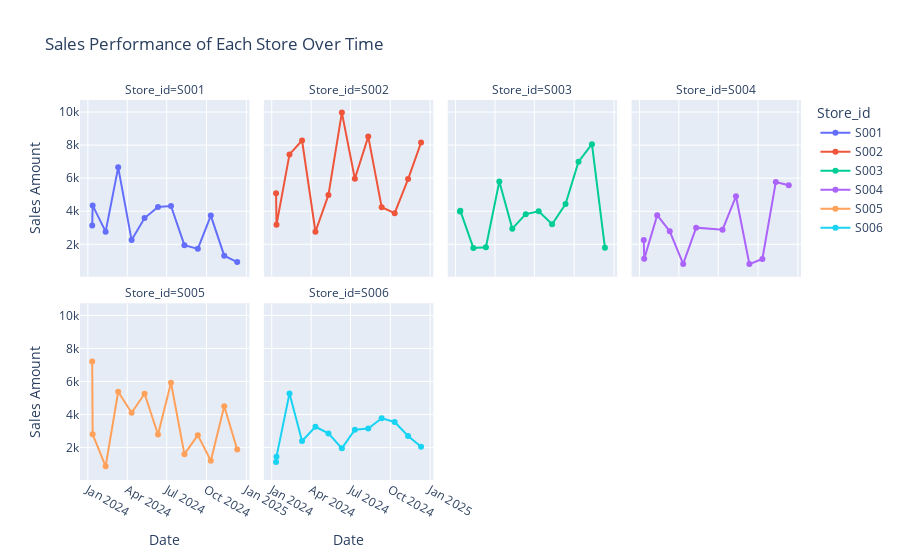

Here is the notebook cell this chart was saved with:
### Markdown cell above
Store-Level Sales Comparison Over Time (Faceted Line Plot)

### Code cell
# Ensure the Date column is in datetime format for proper plotting
df['Date'] = pd.to_datetime(df['Date'])

# Group by Date and Store ID
sales_by_date_store = df.groupby(['Date', 'Store_id']).agg({'Sales Amount': 'sum'}).reset_index()

fig = px.line(
    sales_by_date_store, x='Date', y='Sales Amount', color='Store_id',
    facet_col='Store_id', facet_col_wrap=4,
    title="Sales Performance of Each Store Over Time",
)
fig.update_traces(mode='lines+markers')
fig.show()

### Figure 1 — Plotly figure (JSON) as saved in the notebook; plotly's stock layout.template omitted (floating-point values rounded to 4 significant figures)
{"data": [{"hovertemplate": "Store_id=S001<br>Date=%{x}<br>Sales Amount=%{y}<extra></extra>", "legendgroup": "S001", "line": {"color": "#636efa", "dash": "solid"}, "marker": {"symbol": "circle"}, "mode": "lines+markers", "name": "S001", "orientation": "v", "showlegend": true, "type": "scatter", "x": ["2024-01-11T00:00:00", "2024-01-12T00:00:00", "2024-02-11T00:00:00", "2024-03-11T00:00:00", "2024-04-11T00:00:00", "2024-05-11T00:00:00", "2024-06-11T00:00:00", "2024-07-11T00:00:00", "2024-08-11T00:00:00", "2024-09-11T00:00:00", "2024-10-11T00:00:00", "2024-11-11T00:00:00", "2024-12-11T00:00:00"], "xaxis": "x5", "y": [3144.0, 4352.0, 2763.0, 6654.0, 2255.0, 3586.0, 4263.0, 4317.0, 1948.0, 1726.0, 3738.0, 1312.0, 924], "yaxis": "y5"}, {"hovertemplate": "Store_id=S002<br>Date=%{x}<br>Sales Amount=%{y}<extra></extra>", "legendgroup": "S002", "line": {"color": "#EF553B", "dash": "solid"}, "marker": {"symbol": "circle"}, "mode": "lines+markers", "name": "S002", "orientation": "v", "showlegend": true, "type": "scatter", "x": ["2024-01-11T00:00:00", "2024-01-12T00:00:00", "2024-02-11T00:00:00", "2024-03-11T00:00:00", "2024-04-11T00:00:00", "2024-05-11T00:00:00", "2024-06-11T00:00:00", "2024-07-11T00:00:00", "2024-08-11T00:00:00", "2024-09-11T00:00:00", "2024-10-11T00:00:00", "2024-11-11T00:00:00", "2024-12-11T00:00:00"], "xaxis": "x6", "y": [5092.0, 3181.0, 7439.0, 8280.0, 2759.0, 4986.0, 9968.0, 5969.0, 8514.0, 4245.0, 3883.0, 5944.0, 8153.0], "yaxis": "y6"}, {"hovertemplate": "Store_id=S003<br>Date=%{x}<br>Sales Amount=%{y}<extra></extra>", "legendgroup": "S003", "line": {"color": "#00cc96", "dash": "solid"}, "marker": {"symbol": "circle"}, "mode": "lines+markers", "name": "S003", "orientation": "v", "showlegend": true, "type": "scatter", "x": ["2024-01-11T00:00:00", "2024-01-12T00:00:00", "2024-02-11T00:00:00", "2024-03-11T00:00:00", "2024-04-11T00:00:00", "2024-05-11T00:00:00", "2024-06-11T00:00:00", "2024-07-11T00:00:00", "2024-08-11T00:00:00", "2024-09-11T00:00:00", "2024-10-11T00:00:00", "2024-11-11T00:00:00", "2024-12-11T00:00:00"], "xaxis": "x7", "y": [3980.0, 4027.0, 1783.0, 1819.0, 5801.0, 2948.0, 3825.0, 3995.0, 3212.0, 4436.0, 6996.0, 8058.0, 1797.0], "yaxis": "y7"}, {"hovertemplate": "Store_id=S004<br>Date=%{x}<br>Sales Amount=%{y}<extra></extra>", "legendgroup": "S004", "line": {"color": "#ab63fa", "dash": "solid"}, "marker": {"symbol": "circle"}, "mode": "lines+markers", "name": "S004", "orientation": "v", "showlegend": true, "type": "scatter", "x": ["2024-01-11T00:00:00", "2024-01-12T00:00:00", "2024-02-11T00:00:00", "2024-03-11T00:00:00", "2024-04-11T00:00:00", "2024-05-11T00:00:00", "2024-07-11T00:00:00", "2024-08-11T00:00:00", "2024-09-11T00:00:00", "2024-10-11T00:00:00", "2024-11-11T00:00:00", "2024-12-11T00:00:00"], "xaxis": "x8", "y": [2264.0, 1120.0, 3763.0, 2782.0, 813.7, 3008.0, 2886.0, 4904.0, 801.6, 1112.0, 5770.0, 5566.0], "yaxis": "y8"}, {"hovertemplate": "Store_id=S005<br>Date=%{x}<br>Sales Amount=%{y}<extra></extra>", "legendgroup": "S005", "line": {"color": "#FFA15A", "dash": "solid"}, "marker": {"symbol": "circle"}, "mode": "lines+markers", "name": "S005", "orientation": "v", "showlegend": true, "type": "scatter", "x": ["2024-01-11T00:00:00", "2024-01-12T00:00:00", "2024-02-11T00:00:00", "2024-03-11T00:00:00", "2024-04-11T00:00:00", "2024-05-11T00:00:00", "2024-06-11T00:00:00", "2024-07-11T00:00:00", "2024-08-11T00:00:00", "2024-09-11T00:00:00", "2024-10-11T00:00:00", "2024-11-11T00:00:00", "2024-12-11T00:00:00"], "xaxis": "x", "y": [7205.0, 2801.0, 870.1, 5378.0, 4109.0, 5257.0, 2790.0, 5920.0, 1602.0, 2752.0, 1208.0, 4503.0, 1883.0], "yaxis": "y"}, {"hovertemplate": "Store_id=S006<br>Date=%{x}<br>Sales Amount=%{y}<extra></extra>", "legendgroup": "S006", "line": {"color": "#19d3f3", "dash": "solid"}, "marker": {"symbol": "circle"}, "mode": "lines+markers", "name": "S006", "orientation": "v", "showlegend": true, "type": "scatter", "x": ["2024-01-11T00:00:00", "2024-01-12T00:00:00", "2024-02-11T00:00:00", "2024-03-11T00:00:00", "2024-04-11T00:00:00", "2024-05-11T00:00:00", "2024-06-11T00:00:00", "2024-07-11T00:00:00", "2024-08-11T00:00:00", "2024-09-11T00:00:00", "2024-10-11T00:00:00", "2024-11-11T00:00:00", "2024-12-11T00:00:00"], "xaxis": "x2", "y": [1130.0, 1452.0, 5270.0, 2397.0, 3258.0, 2858.0, 1956.0, 3077.0, 3159.0, 3772.0, 3548.0, 2706.0, 2046.0], "yaxis": "y2"}], "layout": {"annotations": [{"font": {}, "showarrow": false, "text": "Store_id=S005", "x": 0.1175, "xanchor": "center", "xref": "paper", "y": 0.465, "yanchor": "bottom", "yref": "paper"}, {"font": {}, "showarrow": false, "text": "Store_id=S006", "x": 0.3725, "xanchor": "center", "xref": "paper", "y": 0.465, "yanchor": "bottom", "yref": "paper"}, {"font": {}, "showarrow": false, "text": "Store_id=S001", "x": 0.1175, "xanchor": "center", "xref": "paper", "y": 1.0, "yanchor": "bottom", "yref": "paper"}, {"font": {}, "showarrow": false, "text": "Store_id=S002", "x": 0.3725, "xanchor": "center", "xref": "paper", "y": 1.0, "yanchor": "bottom", "yref": "paper"}, {"font": {}, "showarrow": false, "text": "Store_id=S003", "x": 0.6275, "xanchor": "center", "xref": "paper", "y": 1.0, "yanchor": "bottom", "yref": "paper"}, {"font": {}, "showarrow": false, "text": "Store_id=S004", "x": 0.8825, "xanchor": "center", "xref": "paper", "y": 1.0, "yanchor": "bottom", "yref": "paper"}], "legend": {"title": {"text": "Store_id"}, "tracegroupgap": 0}, "title": {"text": "Sales Performance of Each Store Over Time"}, "xaxis": {"anchor": "y", "domain": [0, 0.235], "title": {"text": "Date"}}, "xaxis2": {"anchor": "y2", "domain": [0.255, 0.49], "matches": "x", "title": {"text": "Date"}}, "xaxis3": {"anchor": "y3", "domain": [0.51, 0.745], "matches": "x", "title": {"text": "Date"}}, "xaxis4": {"anchor": "y4", "domain": [0.765, 1.0], "matches": "x", "title": {"text": "Date"}}, "xaxis5": {"anchor": "y5", "domain": [0, 0.235], "matches": "x", "showticklabels": false}, "xaxis6": {"anchor": "y6", "domain": [0.255, 0.49], "matches": "x", "showticklabels": false}, "xaxis7": {"anchor": "y7", "domain": [0.51, 0.745], "matches": "x", "showticklabels": false}, "xaxis8": {"anchor": "y8", "domain": [0.765, 1.0], "matches": "x", "showticklabels": false}, "yaxis": {"anchor": "x", "domain": [0, 0.465], "title": {"text": "Sales Amount"}}, "yaxis2": {"anchor": "x2", "domain": [0, 0.465], "matches": "y", "showticklabels": false}, "yaxis3": {"anchor": "x3", "domain": [0, 0.465], "matches": "y", "showticklabels": false}, "yaxis4": {"anchor": "x4", "domain": [0, 0.465], "matches": "y", "showticklabels": false}, "yaxis5": {"anchor": "x5", "domain": [0.535, 1.0], "matches": "y", "title": {"text": "Sales Amount"}}, "yaxis6": {"anchor": "x6", "domain": [0.535, 1.0], "matches": "y", "showticklabels": false}, "yaxis7": {"anchor": "x7", "domain": [0.535, 1.0], "matches": "y", "showticklabels": false}, "yaxis8": {"anchor": "x8", "domain": [0.535, 1.0], "matches": "y", "showticklabels": false}}}
